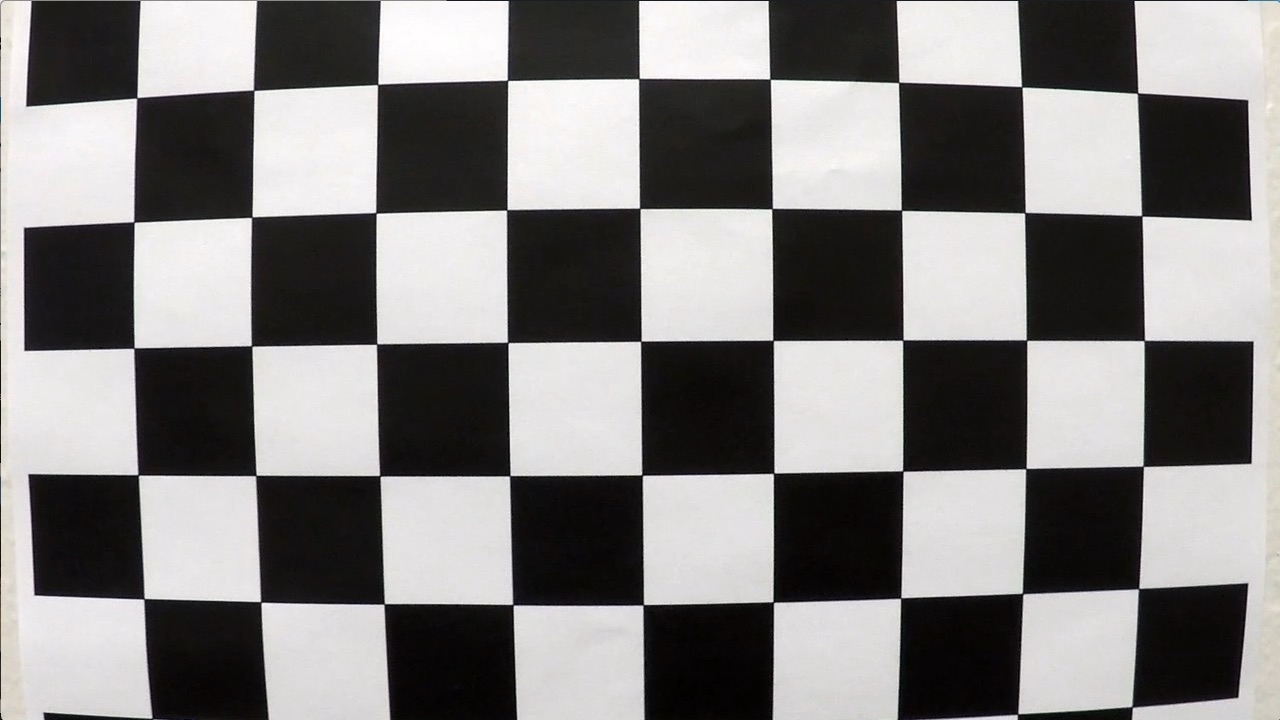
#> input picture CarND-Vehicle-Detection/Camera_Cal/calibration1.jpg, 1280 x 720 px; its folder holds only this picture in this run; the run also reads 1 picture not shown here
$ jupyter execute --allow-errors 'VehicleDetTrack - HOG Sub-Sample Windows Search -- CalcNumWindows.ipynb'   (shell and % lines are left out)   (older library calls are emulated)
#> lines starting #> are read from the running program, lines starting #| are printed output that depends on the picture; after the words box and inside, x2 and y2 are one past the last pixel; in counts of white or black regions, pixels touching at a corner belong together
# UDACITY -- Self-Driving Car Engineer [NanoDegree] --
# Part-1--Project-04 - **ADVANCED LANE FINDING**  &
# Part-1--Project-05 - **VEHICLE DETECTION AND TRACKING**

### PLEASE NOTE:
I have **Combined Both Projects** in a **Single IPython NoteBook** as they are **Related**.

**Part-1--Project-04 - ADVANCED LANE FINDING**
Is First Below.

For
**Part-1--Project-05 - VEHICLE DETECTION AND TRACKING**
Please Scroll Down **[CELL-13 Onwards]**. Thanks!

# UDACITY -- Self-Driving Car Engineer [NanoDegree] --
# Part-1--Project-04 - **ADVANCED LANE FINDING**

## GOALS/STEPS OF THE PROJECT
1. Camera Calibration.
2. Image Distortion Correction.
3. Image Color & Gradient Thresholding.
4. Image Perspective Transform.
5. Detect Lane Lines.
6. Determine the Lane Curvature & Relative Position of Vehicle in the Lane.

## IMPORT PROJECT DEPENDENCIES

[cell 1]
### IMPORT PROJECT DEPENDENCIES
import numpy as np
import cv2
import glob
import pickle
import matplotlib.image as mpimg
import matplotlib.pyplot as plt

## 1. CAMERA CALIBRATION

### Step 1: Define ObjectPoints & Extract ImagePoints For Camera Calibration

[cell 2]
### PARAMETERS
# CHESSBOARD PATTERN Used For CALIBRATION
# NUMBER Of CORNERS In CHESSBOARD PATTERN Used: 6 x 9 (ny x nx)
nx = 9 # Number of Inside Corners in x.
ny = 6 # Number of Inside Corners in y.

### Arrays To Store Actually Detected Object Points & Image Points
### From All The Calibration Images
object_points_detected = [] # 3-D Points In Real-World Space.
image_points_detected  = [] # 2-D Points In Image Plane.

### REAL-WORLD ACTUAL CHESSBOARD PATTERN -- OBJECT POINTS
# Prepare Object Points - Like (0,0,0), (1,0,0), (2,0,0), ..., (8,5,0)
object_points       = np.zeros((ny*nx,3), np.float32)
object_points[:,:2] = np.mgrid[0:nx, 0:ny].T.reshape(-1,2)

### CAMERA IMAGES OF CHESSBOARD PATTERN -- IMAGE POINTS
# Make a List of Calibration Images
images_calib = glob.glob('./Camera_Cal/calibration*.jpg')
# Step Through The List and Search For ChessBoard Corners
for idx, fname in enumerate(images_calib):
    # Read the Image File & Convert To GrayScale
    img      = cv2.imread(fname)
#> img is the input picture: shape (720, 1280, 3); mean B, G, R 127.8, 128.4, 130.1
    img_gray = cv2.cvtColor(img, cv2.COLOR_BGR2GRAY)

    # Find the ChessBoard Corners
    ret, corners = cv2.findChessboardCorners(img_gray, (nx,ny), None)
#> ret = False; corners = None

    # If Corners are Successfully Found,
    # Then Add corresponding Object Points & Image Points To Detection Arrays
    if (True == ret):
        object_points_detected.append(object_points)
        image_points_detected.append(corners)

        # Draw and Display the Detected Corners
        print("OK!: CHESSBOARD CORNERS Found In: ", fname)
        cv2.drawChessboardCorners(img, (nx,ny), corners, ret)
        cv2.imshow('Detected Corners', img)
        cv2.waitKey(1000)

        # Optional Step: Save the Corners Detected Image For Later Analysis
        #write_file_name = 'corners_'+fname+'.jpg'
        #cv2.imwrite(write_file_name, img)
    else:
        print("ERROR!: CHESSBOARD CORNERS Not Found In: ", fname)

cv2.destroyAllWindows() # Close the Detection Images Display.

### Step 2: Calibrate Camera
**1. Calc Camera Matrix & Distortion Co-efficients**
**2. Test UnDistortion**
**3. Save Camera Calibration Data For Later Use**

[cell 3]
### Read-In a Test Image
image      = cv2.imread('./Camera_Cal/calibration3.jpg')
#> (the rest of this cell did not finish here and is left out)

## 2. IMAGE DISTORTION CORRECTION (UNDISTORT)

[cell 4]
### Read-In the Saved CAMERA CALIBRATION DATA
cam_cal_pickle = pickle.load(open("./Camera_Cal/cam_cal_pickle.p", "rb"))
#> (reads CarND-Vehicle-Detection/Camera_Cal/cam_cal_pickle.p from the repository)
matrix         = cam_cal_pickle["matrix"]
distort_coeff  = cam_cal_pickle["distort_coeff"]

### FUNCTION To UNDISTORT an Input IMAGE and Return the UnDistorted Image
def image_undistort(image_in):
    ### UnDistort the Input Image
    image_undistorted = cv2.undistort(image_in, matrix, distort_coeff, None, matrix)

    ### OUTPUT Of image_undistort(image_in)
    return image_undistorted


### Read-In a Test Image
fpath    = './Test_Images/'
fname    = 'test5.jpg'
image_in = mpimg.imread(fpath+fname)
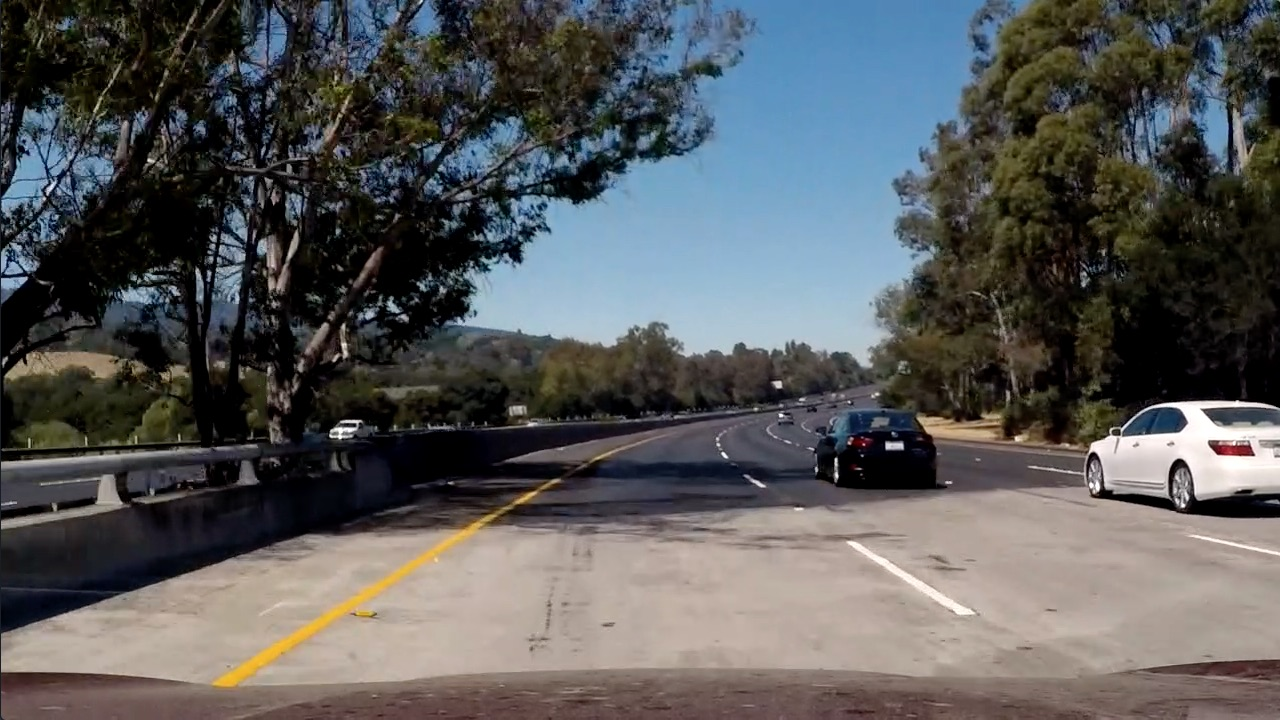
#> input picture CarND-Vehicle-Detection/Test_Images/test5.jpg, 1280 x 720 px
#> image_in is the input picture: shape (720, 1280, 3); mean R, G, B 88.5, 89.3, 89.8

### CALL FUNCTION image_undistort(image_in) and See the Output
image_undistorted = image_undistort(image_in)
cv2.imwrite(fpath+'UnDistorted_'+fname, image_undistorted)

### VISUALIZE UNDISTORTION
#cv2.imshow('UnDistorted Image', image_undistorted)
#image_undistorted = cv2.cvtColor(image_undistorted, cv2.COLOR_BGR2RGB)
fig, (ax1, ax2) = plt.subplots(1, 2, figsize=(20,10))
ax1.imshow(image_in)
ax1.set_title('Original Image', fontsize=30)
ax2.imshow(image_undistorted)
ax2.set_title('UnDistorted Image', fontsize=30)

## 3. IMAGE COLOR & GRADIENT THRESHOLDING [TO ENABLE LANE LINES DETECTION]

[cell 5]
### FUNCTION To Calculate SOBEL x or y
def sobel_xory(img, orient='x', sobel_kernel=3):
    ### Applying the following Steps to `img`:
    ### 1) Convert To GrayScale
    gray = cv2.cvtColor(img, cv2.COLOR_RGB2GRAY) # We Use `cv2.COLOR_RGB2GRAY` as we have Read the Image through `mpimg.imread()`.
    ### 2) Take the Derivative in x or y given `orient` = 'x' or 'y'
    if ('x' == orient):
        sobel = cv2.Sobel(gray, cv2.CV_64F, 1, 0, ksize=sobel_kernel)
    elif ('y' == orient):
        sobel = cv2.Sobel(gray, cv2.CV_64F, 0, 1, ksize=sobel_kernel)
    else:
        assert False, ("Value of Parameter 'orient' is INVALID!")
    ### 3) RETURN SOBEL x or y
    return sobel


### FUNCTION To Calculate SOBEL x and y
# [9 lines left out: function sobel_xy, not called in this run]


### FUNCTION that Takes-In SOBEL x or y, Calculates ABSOLUTE Value, and Applies a THRESHOLD
def sobel_xory_abs_threshold(sobel_xory, sobel_thresh=(0, 255)):
    ### Applying the following Steps to `sobel_xory`:
    ### 1) Take the Absolute Value of the Derivative/Gradient
    sobel_abs = np.absolute(sobel_xory)
    ### 2) Scale To 8-bit (0 - 255), then Convert To Type = `np.uint8`
    sobel_scaled = np.uint8((255/np.max(sobel_abs))*sobel_abs)
    ### 3) Create a Mask of 1's where the Scaled Gradient Magnitude
    ###    is >= `thresh_min` and <= `thresh_max`
    sobel_binary = np.zeros_like(sobel_scaled)
    sobel_binary[(sobel_scaled >= sobel_thresh[0]) & (sobel_scaled <= sobel_thresh[1])] = 1
    ### 4) RETURN the SOBEL BINARY IMAGE
    return sobel_binary


### FUNCTION that Takes-In SOBEL x and y, Computes the Overall MAGNITUDE of the Gradient, and Applies a THRESHOLD
def sobel_xy_mag_threshold(sobel_x, sobel_y, sobel_mag_thresh=(0, 255)):
    ### Applying the following Steps to `sobel_x` and `sobel_y`:
    ### 1) Calculate the Overall Magnitude
    sobel_xy_mag = np.sqrt(np.square(sobel_x) + np.square(sobel_y))
    ### 2) Scale To 8-bit (0 - 255), and Convert To Type = `np.uint8`
    sobel_xy_scaled = np.uint8((255/np.max(sobel_xy_mag))*sobel_xy_mag)
    ### 3) Create a Binary Mask of 1's where `sobel_mag_thresh` are met
    sobel_xy_binary = np.zeros_like(sobel_xy_scaled)
    sobel_xy_binary[(sobel_xy_scaled >= sobel_mag_thresh[0]) & (sobel_xy_scaled <= sobel_mag_thresh[1])] = 1
    ### 4) RETURN the SOBEL BINARY IMAGE
    return sobel_xy_binary


### FUNCTION that Takes-In SOBEL x and y, Computes the Overall DIRECTION of the Gradient, and Applies a THRESHOLD
def sobel_xy_dir_threshold(sobel_x, sobel_y, sobel_dir_thresh=(0, np.pi/2)):
    ### Applying the following Steps to `sobel_x` and `sobel_y`:
    ### 1) Take the Absolute Value of the Sobel x and y Gradients
    sobel_x_abs = np.absolute(sobel_x)
    sobel_y_abs = np.absolute(sobel_y)
    ### 2) Use `np.arctan2(sobel_y_abs, sobel_x_abs)` to Calculate the Direction of the Gradient
    sobel_xy_dir = np.arctan2(sobel_y_abs, sobel_x_abs)
    ### 3) Create a Binary Mask of 1's where `sobel_dir_thresh` are met
    sobel_xy_binary = np.zeros_like(sobel_xy_dir)
    sobel_xy_binary[(sobel_xy_dir >= sobel_dir_thresh[0]) & (sobel_xy_dir <= sobel_dir_thresh[1])] = 1
    ### 4) RETURN the SOBEL BINARY IMAGE
    return sobel_xy_binary


### FUNCTION that Takes-In an RGB Image, Converts it To HLS, and THRESHOLDs the S-Channel of HLS
### Using Exclusive Lower Bound (>) and Inclusive Upper Bound (<=)
# [22 lines left out: functions hls_s_threshold, hls_h_threshold, not called in this run]


### FUNCTION that Takes-In an RGB Image, Converts it To HLS, and THRESHOLDs Both the S-Channel & H-Channel of HLS
### Using Exclusive Lower Bound (>) and Inclusive Upper Bound (<=)
def hls_sh_threshold(img, hls_s_thresh=(0, 255), hls_h_thresh=(0, 255)):
    ### 1) Convert To HLS Color Space and Separate S-Channel & H-Channel
    img_hls = cv2.cvtColor(img, cv2.COLOR_RGB2HLS) # We Use `cv2.COLOR_RGB2HLS` as we have Read the Image through `mpimg.imread()`.
    S = img_hls[:,:,2]
    H = img_hls[:,:,0]
    ### 2) Apply Thresholds To the S-Channel & H-Channel
    hls_sh_binary = np.zeros_like(S)
    hls_sh_binary[( ((S > hls_s_thresh[0]) & (S <= hls_s_thresh[1])) & ((H > hls_h_thresh[0]) & (H <= hls_h_thresh[1])) )] = 1
    ### 3) RETURN the THRESHOLDED BINARY IMAGE
    return hls_sh_binary


######### PIPELINE - PROCESS LANES - Combined COLOR AND GRADIENT THRESHOLDING #########
# REFERENCE: sobel_thresh=(20, 100), hls_s_thresh=(170, 255)
def pipeline_lanes_color_and_grad_threshold(image_rgb):
    ### Take the RGB R-Channel, Apply Different Sobels, Then Apply the Corresponding Threshold
    R = image_rgb[:,:,0]
    image_rgb_r = np.dstack(( R, np.zeros_like(R), np.zeros_like(R) )) # R, G=0, B=0.
    # image_rgb_r = image_rgb

    rgb_r_sobel_x = sobel_xory(image_rgb_r, orient='x', sobel_kernel=7)
    rgb_r_sobel_y = sobel_xory(image_rgb_r, orient='y', sobel_kernel=7)
    rgb_r_sobel_x_abs_binary  = sobel_xory_abs_threshold(rgb_r_sobel_x, sobel_thresh=(24, 120))
    rgb_r_sobel_y_abs_binary  = sobel_xory_abs_threshold(rgb_r_sobel_y, sobel_thresh=(24, 120))
    rgb_r_sobel_xy_mag_binary = sobel_xy_mag_threshold(rgb_r_sobel_x, rgb_r_sobel_y, sobel_mag_thresh=(32, 128))
    rgb_r_sobel_xy_dir_binary = sobel_xy_dir_threshold(rgb_r_sobel_x, rgb_r_sobel_y, sobel_dir_thresh=(0.7, 1.2))

    rgb_r_sobel_combined = np.zeros_like(R)
    rgb_r_sobel_combined[((rgb_r_sobel_x_abs_binary == 1))] = 1
    # rgb_r_sobel_combined[((rgb_r_sobel_x_abs_binary == 1) & (rgb_r_sobel_y_abs_binary == 1))] = 1
    # rgb_r_sobel_combined[((rgb_r_sobel_xy_mag_binary == 1))] = 1
    # rgb_r_sobel_combined[((rgb_r_sobel_xy_mag_binary == 1) & (rgb_r_sobel_xy_dir_binary == 1))] = 1
    # rgb_r_sobel_combined[((rgb_r_sobel_x_abs_binary == 1) & (rgb_r_sobel_y_abs_binary == 1)) | ((rgb_r_sobel_xy_mag_binary == 1) & (rgb_r_sobel_xy_dir_binary == 1))] = 1

    ### HLS Thresholding
    """
    ## HLS S Thresholding
    hls_s_thresh_bin = hls_s_threshold(image_rgb, hls_s_thresh=(160, 255))
    ## HLS H Thresholding
    hls_h_thresh_bin = hls_h_threshold(image_rgb, hls_h_thresh=(16, 96))
    ## Combine HLS Thresholding
    hls_thresh_bin = np.zeros_like(R)
    # hls_thresh_bin[((hls_s_thresh_bin == 1))] = 1
    hls_thresh_bin[((hls_s_thresh_bin == 1) & (hls_h_thresh_bin == 1))] = 1
    """
    ## HLS S&H Thresholding
    hls_thresh_bin = hls_sh_threshold(image_rgb, hls_s_thresh=(160, 255), hls_h_thresh=(16, 96))

    ### RGB R Direct Thresholding - Especially To Get Fillings Inside White Line Segments' Boundaries!
    rgb_r_thresh=(224,255)
    rgb_r_binary = np.zeros_like(R)
    rgb_r_binary[(R >= rgb_r_thresh[0]) & (R <= rgb_r_thresh[1])] = 1

    ### Stack Each Output For Viewing
    # lanes_proc_pipeline_view = np.dstack(( rgb_r_sobel_combined, np.zeros_like(R), hls_thresh_bin )) * 255 # R=RGB-R_Gradient, G=0, B=HLS.
    lanes_proc_pipeline_view = np.dstack(( rgb_r_binary, rgb_r_sobel_combined, hls_thresh_bin )) * 255 # R=RGB-R, G=RGB-R_Gradient, B=HLS.

    ### PREPARE OUTPUT Of LANE LINES PROCESSING
    lanes_proc_output = np.zeros_like(R)
    # lanes_proc_output[(rgb_r_sobel_combined == 1) | (hls_thresh_bin == 1)] = 1
    lanes_proc_output[(rgb_r_binary == 1) | (rgb_r_sobel_combined == 1) | (hls_thresh_bin == 1)] = 1

    ### OUTPUT Of pipeline_lanes_color_and_grad_threshold(image_rgb)
    return lanes_proc_output, lanes_proc_pipeline_view


### CALL the PIPELINE To PROCESS LANE LINES On the Earlier `image_undistorted` and See the Output
adv_lane_lines, lanes_proc_pipeline_view = pipeline_lanes_color_and_grad_threshold(image_undistorted)
#> in pipeline_lanes_color_and_grad_threshold, `rgb_r_sobel_x_abs_binary  = sobel_xory_abs_threshold(rgb_r_sobel_x, so..`:
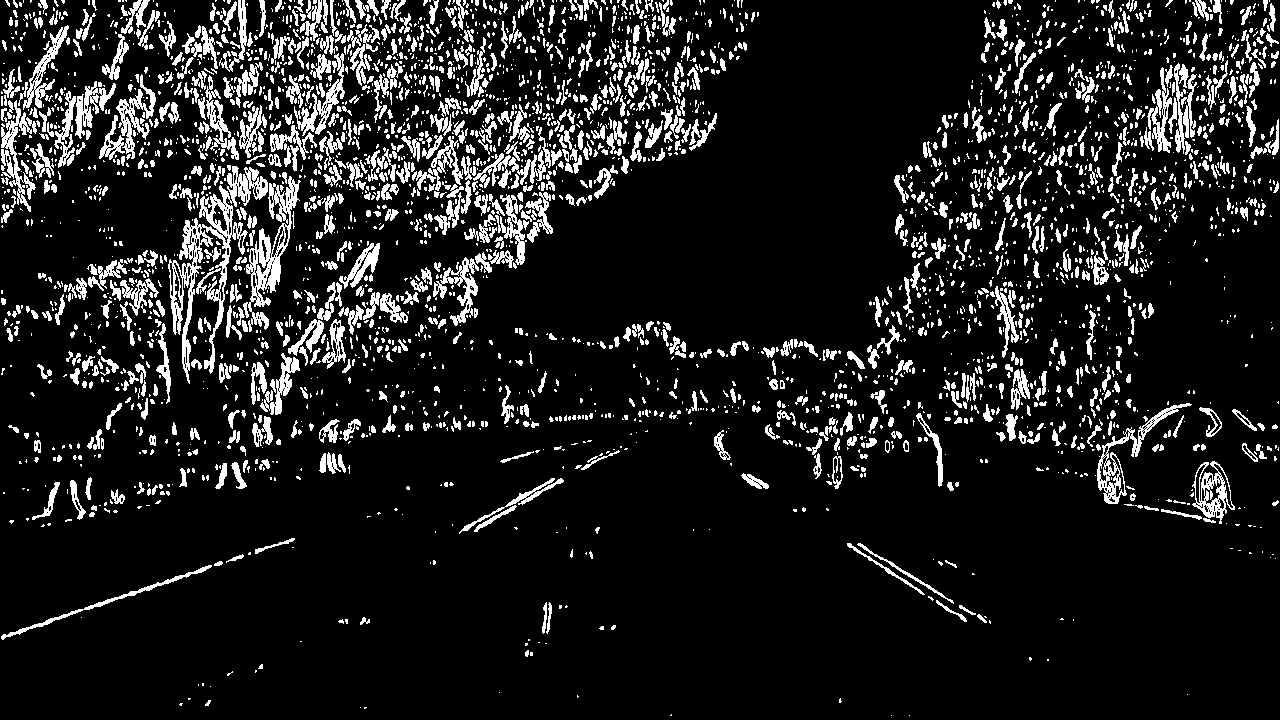
#> rgb_r_sobel_x_abs_binary: shape (720, 1280); values 0 (black) and 1 (white), 11.9% white; 3522 white regions (2436 under 20 px), largest, box (x1, y1, x2, y2) and area: (168, 166, 268, 384) 4540, (243, 176, 301, 332) 2485, (1097, 403, 1192, 504) 1379
#> in hls_sh_threshold, `S = img_hls[:,:,2]`:
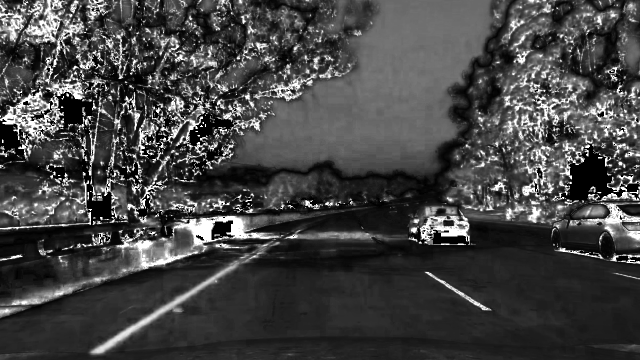
#> S: shape (720, 1280) (shown at 1/2 size); min 0, max 255, mean 68
#> in hls_sh_threshold, `H = img_hls[:,:,0]`:
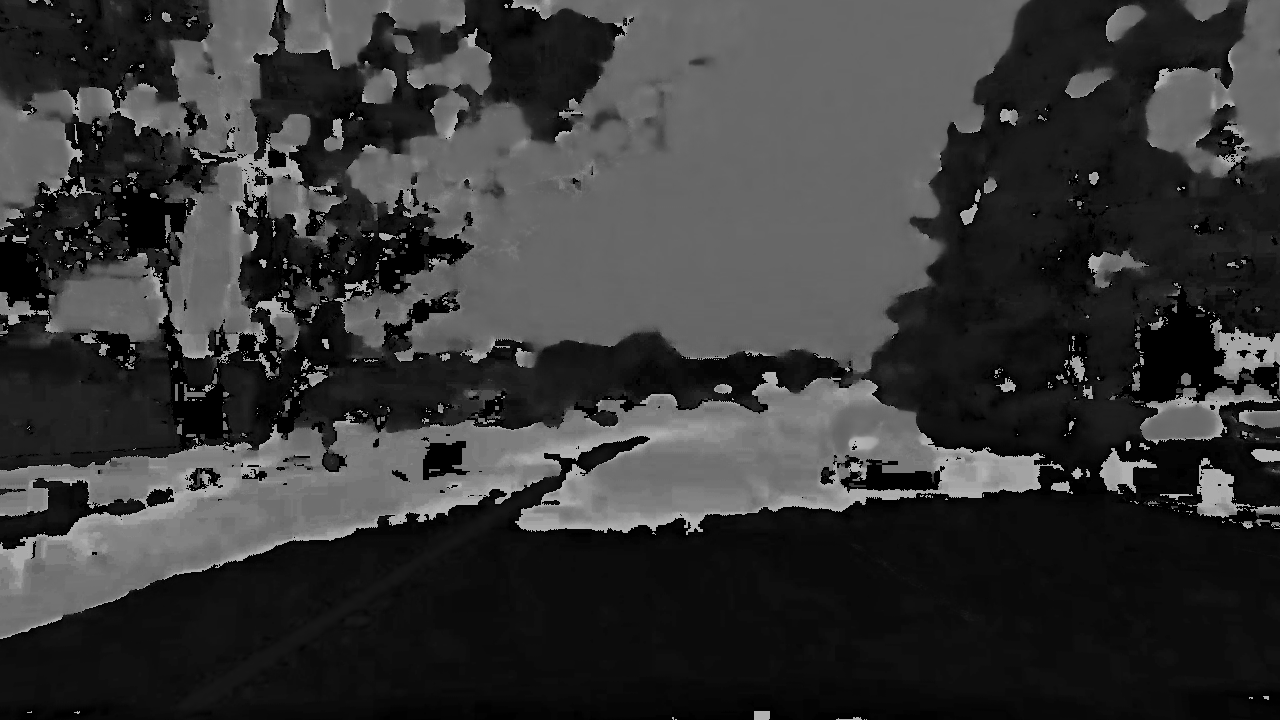
#> H: shape (720, 1280); min 0, max 180, mean 55.3
#> (the rest of the program and of its run is left out)
